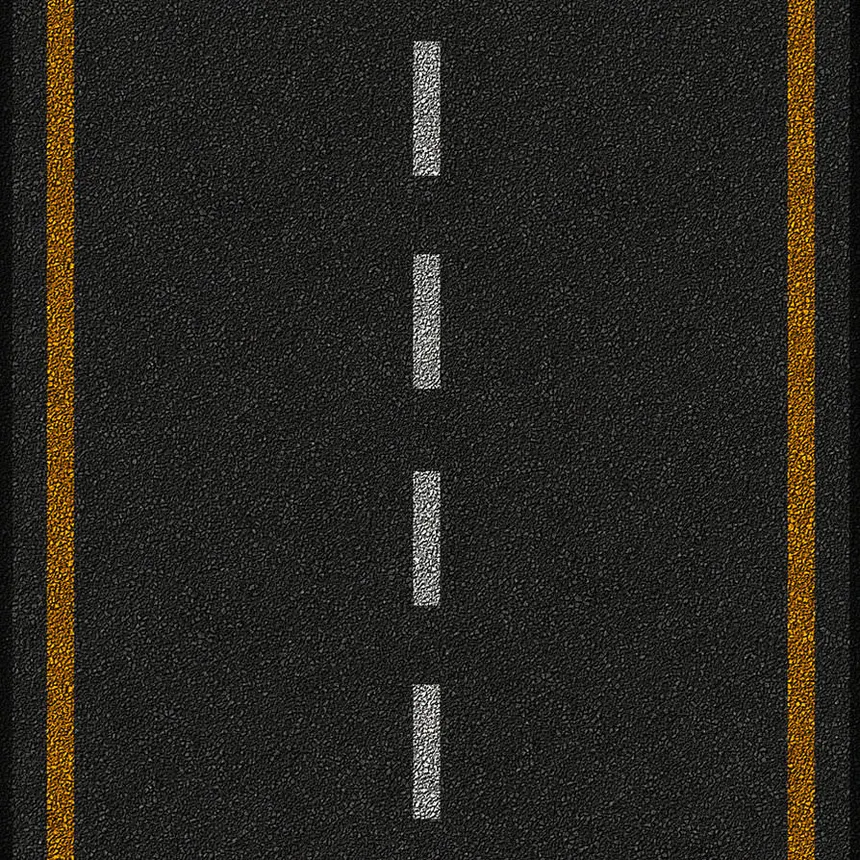
#> input picture GodotSimulation/ducky-bot/models/circleroad_Seamless-Black-Asphalt-Road-Texture.webp, 860 x 860 px
$ python -i color_detector.py   (imports and definitions only)
#> lines starting #> are read from the running program, lines starting #| are printed output that depends on the picture; after the words box and inside, x2 and y2 are one past the last pixel; in counts of white or black regions, pixels touching at a corner belong together
"""Fallback obstacle detector by chassis color.

When no trained YOLO model (best.onnx) is available, duckiebots can
still be found by color. Detections are returned in the same
(bbox, score, class_id) format and the same square img_size coordinate
space as the ONNX detector, so the passing logic cannot tell the
difference.

The HSV bounds are constructor parameters: the simulated chassis is a
saturated dark navy, the real DB21 chassis is a brighter blue. A trained
best.onnx in tasks/object_detection/models/ is still the better detector
for the real world — color matching will trigger on anything
chassis-blue in the camera's view of the lane.
"""

import cv2
import numpy as np
from typing import List, Tuple

Detection = Tuple[Tuple[int, int, int, int], float, int]

# Saturated dark blue in HSV (OpenCV hue range 0-179) — the sim chassis.
SIM_LOWER = (100,  80,  30)
SIM_UPPER = (135, 255, 180)

# The real DB21 chassis: vivid, strongly saturated blue. The S floor is
# the load-bearing part — the gray-blue track mat and its dark stripes
# also sit in this hue band under indoor light, but at low saturation.
REAL_LOWER = (100, 130,  70)
REAL_UPPER = (130, 255, 255)

_MIN_BOX_PX  = 10     # in img_size space, reject specks
_TRUCK_CLASS = 1


class ColorFallbackDetector:

    def __init__(self, img_size: int = 416, lower=SIM_LOWER, upper=SIM_UPPER):
        self.img_size = img_size
        self.lower    = np.array(lower)
        self.upper    = np.array(upper)

    def detect(self, frame_rgb: np.ndarray) -> List[Detection]:
        small = cv2.resize(frame_rgb, (self.img_size, self.img_size))
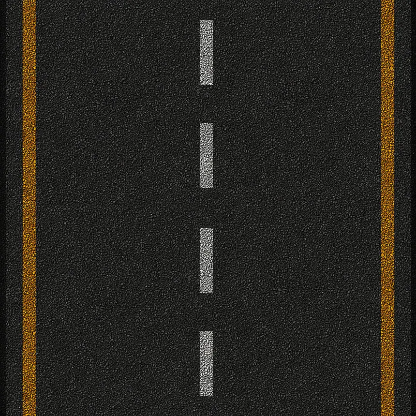
#> small: shape (416, 416, 3); mean R, G, B 40.3, 38, 32.3
        hsv   = cv2.cvtColor(small, cv2.COLOR_RGB2HSV)
#> hsv: shape (416, 416, 3); mean H, S, V 33.2, 36, 40.7
        mask  = cv2.inRange(hsv, self.lower, self.upper)
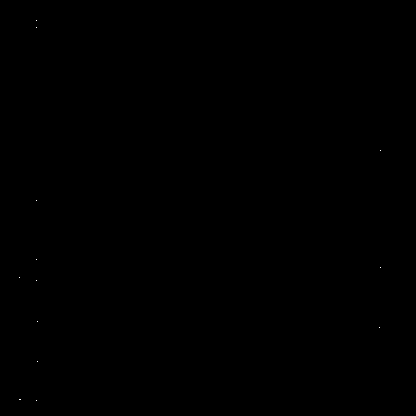
#> mask: shape (416, 416); 0.01% white in thin lines or dots, all inside (x1, y1, x2, y2) = (19, 20, 381, 401)
        # Open kills isolated speckles (textured floor pixels), close heals
        # the chassis blob around bolts/plates.
        mask  = cv2.morphologyEx(mask, cv2.MORPH_OPEN,  np.ones((3, 3), np.uint8))
#> mask: shape (416, 416); every value is 0
        mask  = cv2.morphologyEx(mask, cv2.MORPH_CLOSE, np.ones((5, 5), np.uint8))

        contours, _ = cv2.findContours(mask, cv2.RETR_EXTERNAL, cv2.CHAIN_APPROX_SIMPLE)
#> contours = []

        detections: List[Detection] = []
        for c in contours:
            x, y, w, h = cv2.boundingRect(c)
            if w < _MIN_BOX_PX or h < _MIN_BOX_PX:
                continue
            # A chassis is a solid blob; a cluster of floor speckles bounds
            # a mostly-empty box. Require the box to be filled with mask.
            fill = float(np.count_nonzero(mask[y:y + h, x:x + w])) / (w * h)
            if fill < 0.45:
                continue
            # The blue box is the chassis; wheels below it add ~25% height,
            # so extend the bbox bottom to approximate the full vehicle.
            y2 = min(self.img_size - 1, int(y + h * 1.3))
            detections.append(((x, y, x + w, y2), 0.99, _TRUCK_CLASS))
#> this loop made 0 passes
#> after the loop, detections = []

        # Closest (largest y2) first; cap the list — the passing logic only
        # needs the few nearest vehicles, and a noise frame must not flood
        # the lane checks with phantom boxes.
        detections.sort(key=lambda d: d[0][3], reverse=True)
        return detections[:4]

>>> import cv2
>>> picture = cv2.cvtColor(cv2.imread('../../../GodotSimulation/ducky-bot/models/circleroad_Seamless-Black-Asphalt-Road-Texture.webp'), cv2.COLOR_BGR2RGB)
>>> result = ColorFallbackDetector().detect(picture)
#> result = []
